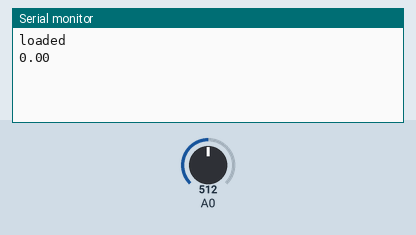
A sketch run on a simulated Arduino Uno, built with avr-gcc and run on an emulated ATmega328P. Shown: the last lines printed to the serial monitor. The inputs (shaded band) are chosen by the test bench; at power-on: A0 = 512.

Above: at 1.2 s.
1.3 s: A0 set to 716
At 2.6 s:
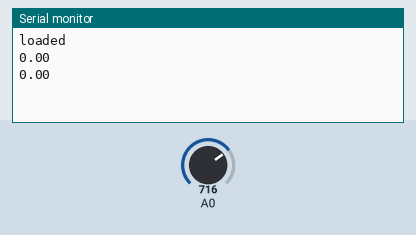
2.8 s: A0 set to 900
At 3.8 s:
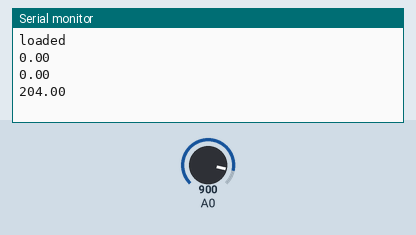
Timing chart, 0 to 5.8 s (numbered marks = the images above; inputs shaded):
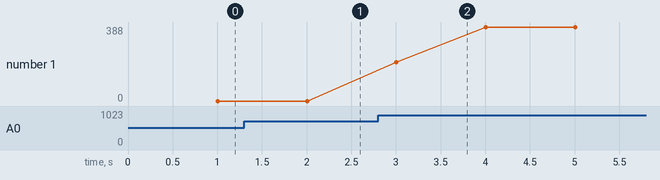

Measured:
- plotted number 1: 0 → 388 after the input at 2.8 s

The sketch:

load_cell_no_amp_calibrated.ino
```cpp
// How often do we do readings?
const int timeBetweenPrintings = 1000; // We want a reading every 5000 ms;
const int readsPerPrint = 1;

//Calibration Factors:
#define zero_factor 512.0
#define scale_factor 1.0

float analogValueAverage = 0;
float sum = 0;
long timex = 0; //
float reads[readsPerPrint];
int readsSoFar = 0;

void setup() {
  Serial.begin(9600);
  Serial.println("loaded");
}

int loop() {
  float analogValue = (analogRead(0)/*-analogRead(1)*/);

  // running average - We smooth the readings a little bit
  if(millis() - timex > readsSoFar*timeBetweenPrintings/readsPerPrint && readsSoFar < readsPerPrint){
    reads[readsSoFar++] = analogValue;
  }

  // Is it time to print?
  //if(millis() - timex > timeBetweenPrintings){
  if(millis() > timex + timeBetweenPrintings){
    sum = 0;
    for(int ii=0; ii<readsPerPrint; ii++){
      sum += reads[ii];
    }
    analogValueAverage = sum/readsPerPrint;
    float offsetValue = analogValueAverage - zero_factor;
    float correctedValue = offsetValue*scale_factor;
    Serial.println();
    Serial.println(correctedValue);
    //Serial.println(offsetValue);
    //Serial.println(analogValueAverage);
    timex = millis();
    readsSoFar = 0;
  }
}
```
